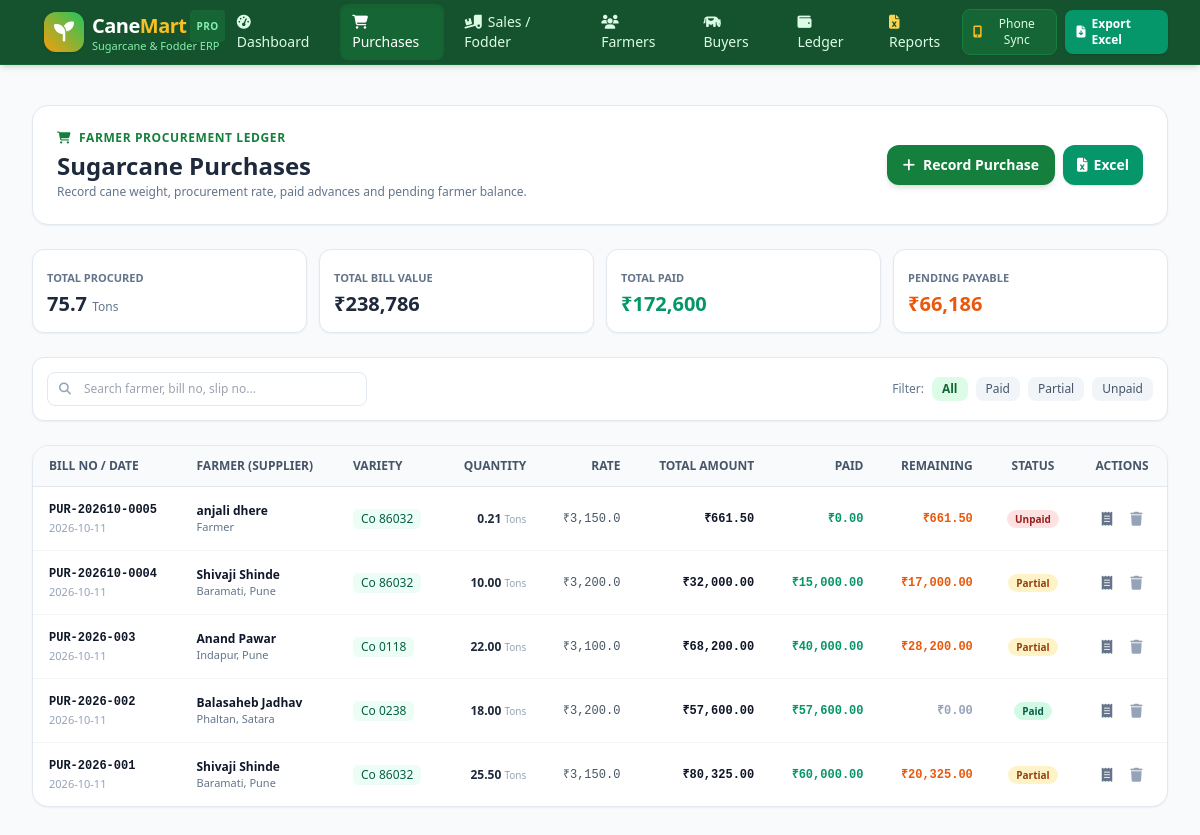
The app's page /purchases with its own data.
### tables this page shows
CREATE TABLE purchases (
        id INTEGER PRIMARY KEY AUTOINCREMENT,
        bill_no TEXT UNIQUE NOT NULL,
        supplier_id INTEGER,
        supplier_name TEXT NOT NULL,
        purchase_date TEXT NOT NULL,
        variety TEXT NOT NULL,
        quantity REAL NOT NULL,
        unit TEXT DEFAULT 'Tons',
        rate_per_unit REAL NOT NULL,
        total_amount REAL NOT NULL,
        paid_amount REAL DEFAULT 0,
        remaining_amount REAL DEFAULT 0,
        payment_status TEXT DEFAULT 'Unpaid',
        vehicle_no TEXT,
        weighbridge_slip_no TEXT,
        notes TEXT,
        created_at TIMESTAMP DEFAULT CURRENT_TIMESTAMP,
        FOREIGN KEY (supplier_id) REFERENCES suppliers(id) ON DELETE SET NULL
    );

CREATE TABLE suppliers (
        id INTEGER PRIMARY KEY AUTOINCREMENT,
        name TEXT NOT NULL,
        mobile TEXT,
        village TEXT,
        farm_area_acres REAL DEFAULT 0,
        cane_variety TEXT,
        bank_details TEXT,
        created_at TIMESTAMP DEFAULT CURRENT_TIMESTAMP
    );

### app.py (the view)
@app.route('/purchases')
def purchases_list():
    conn = get_connection()
    cursor = conn.cursor()
    cursor.execute('''
        SELECT p.*, s.mobile as supplier_mobile, s.village as supplier_village
        FROM purchases p
        LEFT JOIN suppliers s ON p.supplier_id = s.id
        ORDER BY p.purchase_date DESC, p.id DESC
    ''')
    purchases = cursor.fetchall()
    cursor.execute('SELECT id, name, village FROM suppliers ORDER BY name ASC')
    suppliers = cursor.fetchall()
    cursor.execute('''
        SELECT
            COALESCE(SUM(quantity), 0) as total_qty,
            COALESCE(SUM(total_amount), 0) as total_amt,
            COALESCE(SUM(paid_amount), 0) as total_paid,
            COALESCE(SUM(remaining_amount), 0) as total_rem
        FROM purchases
    ''')
    stats = cursor.fetchone()
    conn.close()
    return render_template('purchases.html', purchases=purchases, suppliers=suppliers, stats=stats)

### templates/purchases.html (shortened to what this page needs)
{% extends "base.html" %}
{% block content %}
<div class="space-y-6">
    <div class="flex flex-col sm:flex-row justify-between items-start sm:items-center gap-4 bg-white p-4 sm:p-6 rounded-2xl border border-slate-200 shadow-sm">
        <div>
            <div class="flex items-center space-x-2 text-cane-700 text-xs font-bold uppercase tracking-wider">
                <i class="fa-solid fa-cart-shopping"></i>
                <span>Farmer Procurement Ledger</span>
            </div>
            <h1 class="text-xl sm:text-2xl font-black text-slate-800 mt-1">Sugarcane Purchases</h1>
            <p class="text-xs text-slate-500 mt-0.5">Record cane weight, procurement rate, paid advances and pending farmer balance.</p>
        </div>
        <div class="flex flex-wrap items-center gap-2 w-full sm:w-auto">
            <button onclick="openPurchaseModal()" class="flex-1 sm:flex-none px-4 py-2.5 bg-cane-700 hover:bg-cane-800 text-white rounded-xl font-bold text-xs sm:text-sm shadow-md transition flex items-center justify-center space-x-2">
                <i class="fa-solid fa-plus"></i>
                <span>Record Purchase</span>
            </button>
            <a href="{{ url_for('export_purchases') }}" class="px-3.5 py-2.5 bg-emerald-600 hover:bg-emerald-500 text-white rounded-xl font-bold text-xs sm:text-sm shadow transition flex items-center space-x-1.5" title="Download Excel">
                <i class="fa-solid fa-file-excel"></i>
                <span class="hidden sm:inline">Excel</span>
            </a>
        </div>
    </div>
    <div class="grid grid-cols-2 sm:grid-cols-4 gap-3">
        <div class="bg-white p-3.5 rounded-xl border border-slate-200 shadow-sm">
            <span class="text-[11px] font-semibold text-slate-500 uppercase">Total Procured</span>
            <div class="text-lg sm:text-xl font-black text-slate-800 mt-0.5">{{ "{:,.1f}".format(stats.total_qty) }} <span class="text-xs font-normal text-slate-500">Tons</span></div>
        </div>
        <div class="bg-white p-3.5 rounded-xl border border-slate-200 shadow-sm">
            <span class="text-[11px] font-semibold text-slate-500 uppercase">Total Bill Value</span>
            <div class="text-lg sm:text-xl font-black text-slate-800 mt-0.5">₹{{ "{:,.0f}".format(stats.total_amt) }}</div>
        </div>
        <div class="bg-white p-3.5 rounded-xl border border-slate-200 shadow-sm">
            <span class="text-[11px] font-semibold text-slate-500 uppercase">Total Paid</span>
            <div class="text-lg sm:text-xl font-black text-emerald-600 mt-0.5">₹{{ "{:,.0f}".format(stats.total_paid) }}</div>
        </div>
        <div class="bg-white p-3.5 rounded-xl border border-slate-200 shadow-sm">
            <span class="text-[11px] font-semibold text-slate-500 uppercase">Pending Payable</span>
            <div class="text-lg sm:text-xl font-black text-orange-600 mt-0.5">₹{{ "{:,.0f}".format(stats.total_rem) }}</div>
        </div>
    </div>
    <div class="bg-white p-3.5 rounded-xl border border-slate-200 shadow-sm flex flex-col sm:flex-row items-center justify-between gap-3">
        <div class="relative w-full sm:w-80">
            <i class="fa-solid fa-magnifying-glass absolute left-3 top-1/2 -translate-y-1/2 text-slate-400 text-xs"></i>
            <input type="text" id="searchPurchaseInput" onkeyup="filterPurchases()" placeholder="Search farmer, bill no, slip no..." class="w-full pl-9 pr-3 py-2 rounded-lg border border-slate-200 text-xs focus:ring-2 focus:ring-cane-500 focus:outline-none">
        </div>
        <div class="flex items-center space-x-2 w-full sm:w-auto text-xs">
            <span class="text-slate-500 font-medium">Filter:</span>
            <button onclick="filterStatus('all')" class="status-btn px-2.5 py-1 rounded-lg bg-cane-100 text-cane-800 font-bold">All</button>
            <button onclick="filterStatus('Paid')" class="status-btn px-2.5 py-1 rounded-lg bg-slate-100 text-slate-600 hover:bg-emerald-100 hover:text-emerald-800 font-medium">Paid</button>
            <button onclick="filterStatus('Partial')" class="status-btn px-2.5 py-1 rounded-lg bg-slate-100 text-slate-600 hover:bg-amber-100 hover:text-amber-800 font-medium">Partial</button>
            <button onclick="filterStatus('Unpaid')" class="status-btn px-2.5 py-1 rounded-lg bg-slate-100 text-slate-600 hover:bg-red-100 hover:text-red-800 font-medium">Unpaid</button>
        </div>
    </div>
    <div class="bg-white rounded-2xl border border-slate-200 shadow-sm overflow-hidden">
        <div class="hidden md:block overflow-x-auto">
            <table class="w-full text-left text-xs" id="purchasesTable">
                <thead class="bg-slate-50 text-slate-600 uppercase font-semibold border-b border-slate-200">
                    <tr>
                        <th class="py-3 px-4">Bill No / Date</th>
                        <th class="py-3 px-4">Farmer (Supplier)</th>
                        <th class="py-3 px-4">Variety</th>
                        <th class="py-3 px-4 text-right">Quantity</th>
                        <th class="py-3 px-4 text-right">Rate</th>
                        <th class="py-3 px-4 text-right">Total Amount</th>
                        <th class="py-3 px-4 text-right">Paid</th>
                        <th class="py-3 px-4 text-right">Remaining</th>
                        <th class="py-3 px-4 text-center">Status</th>
                        <th class="py-3 px-4 text-center">Actions</th>
                    </tr>
                </thead>
                <tbody class="divide-y divide-slate-100">
                    {% for p in purchases %}
                    <tr class="purchase-row hover:bg-slate-50/70 transition" data-status="{{ p.payment_status }}">
                        <td class="py-3.5 px-4">
                            <span class="font-bold text-slate-900 font-mono">{{ p.bill_no }}</span>
                            <div class="text-[11px] text-slate-400 mt-0.5">{{ p.purchase_date }}</div>
                        </td>
                        <td class="py-3.5 px-4">
                            <span class="font-bold text-slate-900">{{ p.supplier_name }}</span>
                            <div class="text-[11px] text-slate-500">
                                {% if p.supplier_village %}{{ p.supplier_village }}{% else %}Farmer{% endif %}
                            </div>
                        </td>
                        <td class="py-3.5 px-4">
                            <span class="inline-block px-2 py-0.5 rounded-md bg-emerald-50 text-emerald-800 font-medium">
                                {{ p.variety }}
                            </span>
                        </td>
                        <td class="py-3.5 px-4 text-right font-black text-slate-800">
                            {{ "{:,.2f}".format(p.quantity) }} <span class="text-[10px] text-slate-400 font-normal">{{ p.unit }}</span>
                        </td>
                        <td class="py-3.5 px-4 text-right text-slate-600 font-mono">
                            ₹{{ "{:,.1f}".format(p.rate_per_unit) }}
                        </td>
                        <td class="py-3.5 px-4 text-right font-black text-slate-900 font-mono">
                            ₹{{ "{:,.2f}".format(p.total_amount) }}
                        </td>
                        <td class="py-3.5 px-4 text-right text-emerald-600 font-bold font-mono">
                            ₹{{ "{:,.2f}".format(p.paid_amount) }}
                        </td>
                        <td class="py-3.5 px-4 text-right font-black font-mono {% if p.remaining_amount > 0 %}text-orange-600{% else %}text-slate-400{% endif %}">
                            ₹{{ "{:,.2f}".format(p.remaining_amount) }}
                        </td>
                        <td class="py-3.5 px-4 text-center">
                            <span class="px-2 py-0.5 rounded-full text-[10px] font-bold
                                {% if p.payment_status == 'Paid' %}bg-emerald-100 text-emerald-800
                                {% elif p.payment_status == 'Partial' %}bg-amber-100 text-amber-800
                                {% else %}bg-red-100 text-red-800{% endif %}">
                                {{ p.payment_status }}
                            </span>
                        </td>
                        <td class="py-3.5 px-4 text-center">
                            <div class="flex items-center justify-center space-x-1.5">
                                <a href="{{ url_for('purchase_receipt', purchase_id=p.id) }}" class="p-1.5 rounded-lg text-slate-500 hover:text-cane-700 hover:bg-slate-100 transition" title="Print Slip">
                                    <i class="fa-solid fa-receipt text-sm"></i>
                                </a>
                                <form method="POST" action="{{ url_for('delete_purchase', purchase_id=p.id) }}" onsubmit="return confirm('Delete this purchase bill?');" class="inline">
                                    <button type="submit" class="p-1.5 rounded-lg text-slate-400 hover:text-red-600 hover:bg-red-50 transition" title="Delete">
                                        <i class="fa-solid fa-trash text-sm"></i>
                                    </button>
                                </form>
                            </div>
                        </td>
                    </tr>
                    {% else %}
                    <tr>
                        <td colspan="10" class="py-12 text-center text-slate-400 text-sm">No sugarcane purchases found.</td>
                    </tr>
                    {% endfor %}
                </tbody>
            </table>
        </div>
    </div>
</div>
{% endblock %}

### records on screen
purchases: bill_no "PUR-202610-0005", purchase_date "2026-10-11", supplier_name "anjali dhere", shows "Farmer", variety "Co 86032", quantity "0.21", unit "Tons", rate_per_unit "3,150.0", total_amount "661.50", paid_amount "0.00", remaining_amount "661.50", payment_status "Unpaid"
purchases: bill_no "PUR-202610-0004", purchase_date "2026-10-11", supplier_name "Shivaji Shinde", supplier_village "Baramati, Pune", variety "Co 86032", quantity "10.00", unit "Tons", rate_per_unit "3,200.0", total_amount "32,000.00", paid_amount "15,000.00", remaining_amount "17,000.00", payment_status "Partial"
purchases: bill_no "PUR-2026-003", purchase_date "2026-10-11", supplier_name "Anand Pawar", supplier_village "Indapur, Pune", variety "Co 0118", quantity "22.00", unit "Tons", rate_per_unit "3,100.0", total_amount "68,200.00", paid_amount "40,000.00", remaining_amount "28,200.00", payment_status "Partial"
purchases: bill_no "PUR-2026-002", purchase_date "2026-10-11", supplier_name "Balasaheb Jadhav", supplier_village "Phaltan, Satara", variety "Co 0238", quantity "18.00", unit "Tons", rate_per_unit "3,200.0", total_amount "57,600.00", paid_amount "57,600.00", remaining_amount "0.00", payment_status "Paid"
purchases: bill_no "PUR-2026-001", purchase_date "2026-10-11", supplier_name "Shivaji Shinde", supplier_village "Baramati, Pune", variety "Co 86032", quantity "25.50", unit "Tons", rate_per_unit "3,150.0", total_amount "80,325.00", paid_amount "60,000.00", remaining_amount "20,325.00", payment_status "Partial"

### other values on screen
{{ "{:,.1f}".format(stats.total_qty) }} "75.7"
{{ "{:,.0f}".format(stats.total_amt) }} "238,786"
{{ "{:,.0f}".format(stats.total_paid) }} "172,600"
{{ "{:,.0f}".format(stats.total_rem) }} "66,186"
